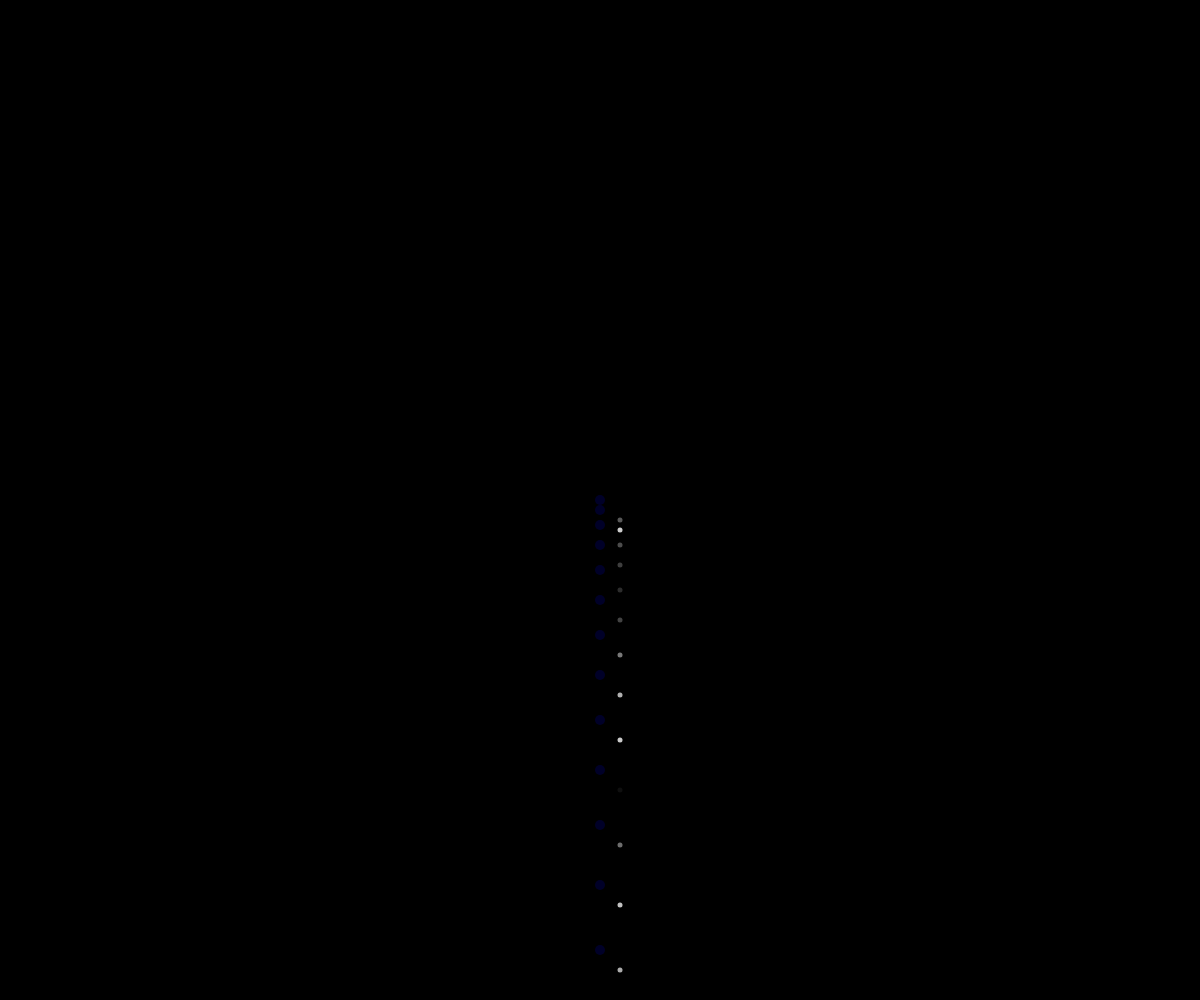
Frame 1 (no input)
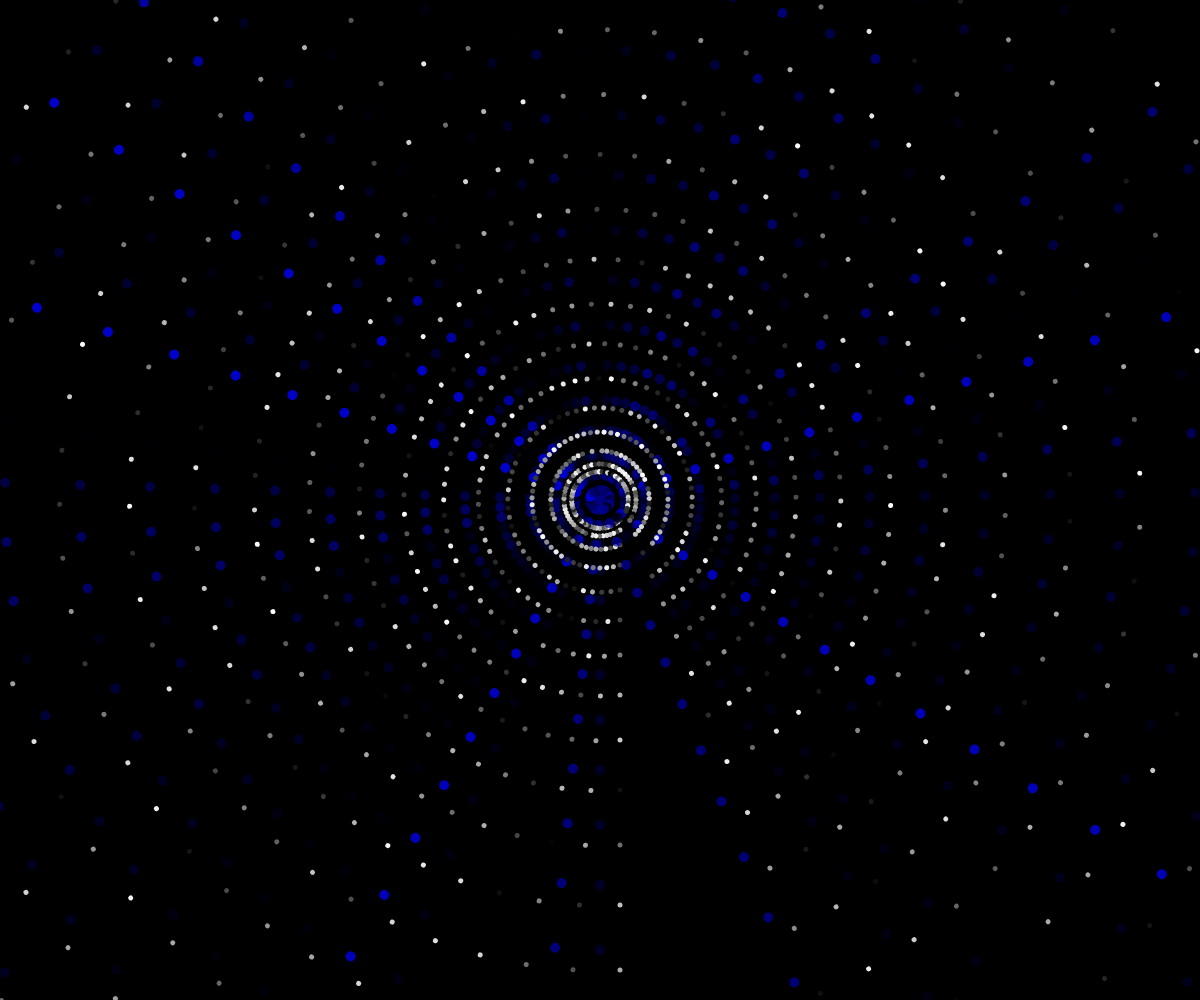
Frame 60 (no input)
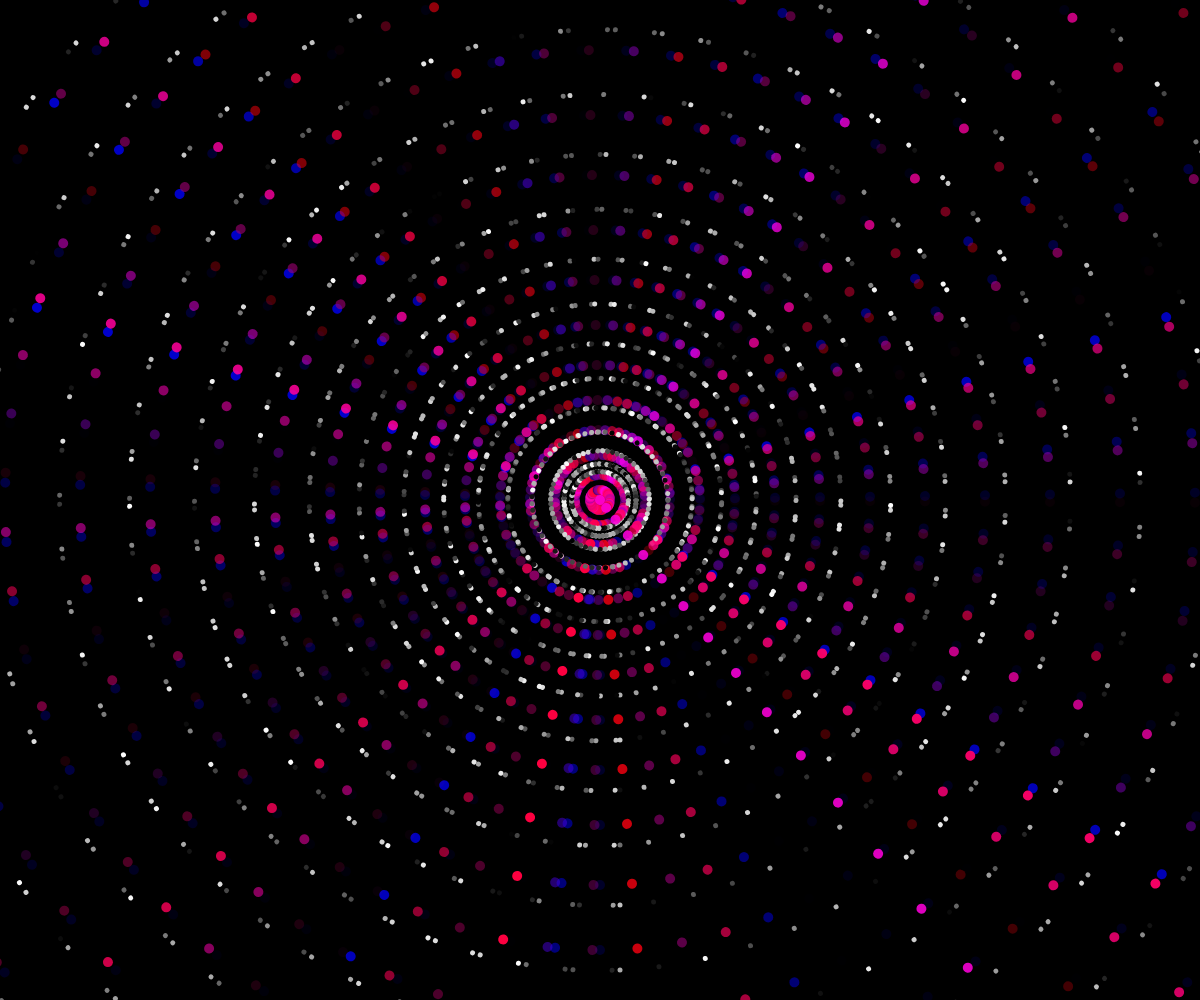
Frame 120 (the mouse pressed at the canvas centre since frame 60)

The p5.js sketch that drew these frames (run headless with seeded random() and noise() and a simulated clock; from frame 60 on, the mouse is pressed at the canvas centre):

// p5.js sketch
// ── sketch.js
//mouse movement in the x axis will show change in color

function setup() {
  createCanvas(windowWidth, windowHeight);
  background(0);
}

var rot = 0;
var scl = 1;

function draw() {
  //background(0);

   
  translate(width/2,height/2);
  rotate(rot*0.1);
  if(mouseX>width/2){
    fill(255);
  }
  else if(mouseX<=width/2){ 
    fill(random(255*mouseX/100),0,random(255),random(255));
  }
  /*push();
  rotate(rot*-2);
  translate(10,10);
  scale(scl*-0.1);
  //stroke(random(200,255),random(100));
  triangle(-100,200,100,-100,150,200);
  pop();*/
  
  for(var i=0; i<400; i+=5){
    for(var j=0; j<400; j+=5){
      translate(i,j);
      noStroke();
      circle(i,j,10);
      strokeWeight(5);
      stroke(random(255));
      point(i+20,j+20);
    }
  }
    
  rot += 1;
  //scl += 0.1;
  //noLoop();  
  
}
